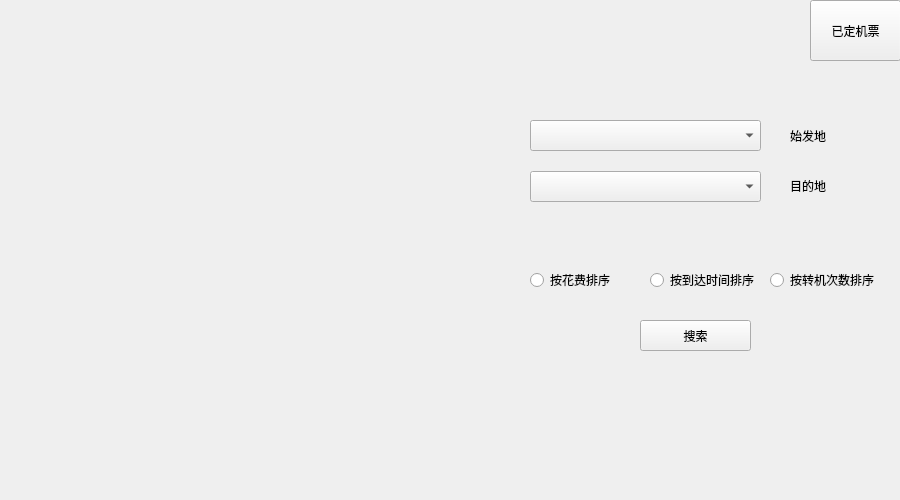
<?xml version="1.0" encoding="UTF-8"?>
<ui version="4.0">
 <class>MWindowClass</class>
 <widget class="QWidget" name="MWindowClass">
  <property name="geometry">
   <rect>
    <x>0</x>
    <y>0</y>
    <width>900</width>
    <height>500</height>
   </rect>
  </property>
  <property name="windowTitle">
   <string>MWindow</string>
  </property>
  <property name="styleSheet">
   <string notr="true">MWindowCLass{background-image:url(:/image/bk3.jpg);}</string>
  </property>
  <widget class="QRadioButton" name="Rdb_prices">
   <property name="geometry">
    <rect>
     <x>530</x>
     <y>270</y>
     <width>95</width>
     <height>20</height>
    </rect>
   </property>
   <property name="text">
    <string>按花费排序</string>
   </property>
  </widget>
  <widget class="QRadioButton" name="Rdb_Time">
   <property name="geometry">
    <rect>
     <x>650</x>
     <y>270</y>
     <width>111</width>
     <height>20</height>
    </rect>
   </property>
   <property name="text">
    <string>按到达时间排序</string>
   </property>
  </widget>
  <widget class="QRadioButton" name="Rdb_Change">
   <property name="geometry">
    <rect>
     <x>770</x>
     <y>270</y>
     <width>111</width>
     <height>20</height>
    </rect>
   </property>
   <property name="text">
    <string>按转机次数排序</string>
   </property>
  </widget>
  <widget class="QComboBox" name="Cbb_Start">
   <property name="geometry">
    <rect>
     <x>530</x>
     <y>120</y>
     <width>231</width>
     <height>31</height>
    </rect>
   </property>
  </widget>
  <widget class="QComboBox" name="Cbb_End">
   <property name="geometry">
    <rect>
     <x>530</x>
     <y>171</y>
     <width>231</width>
     <height>31</height>
    </rect>
   </property>
  </widget>
  <widget class="QLabel" name="label">
   <property name="geometry">
    <rect>
     <x>790</x>
     <y>120</y>
     <width>71</width>
     <height>31</height>
    </rect>
   </property>
   <property name="text">
    <string>始发地</string>
   </property>
  </widget>
  <widget class="QLabel" name="label_3">
   <property name="geometry">
    <rect>
     <x>790</x>
     <y>170</y>
     <width>71</width>
     <height>31</height>
    </rect>
   </property>
   <property name="text">
    <string>目的地</string>
   </property>
  </widget>
  <widget class="QPushButton" name="PsBt_Booked">
   <property name="geometry">
    <rect>
     <x>810</x>
     <y>0</y>
     <width>91</width>
     <height>61</height>
    </rect>
   </property>
   <property name="text">
    <string>已定机票</string>
   </property>
  </widget>
  <widget class="QPushButton" name="PsBt_Search">
   <property name="geometry">
    <rect>
     <x>640</x>
     <y>320</y>
     <width>111</width>
     <height>31</height>
    </rect>
   </property>
   <property name="text">
    <string>搜索</string>
   </property>
  </widget>
 </widget>
 <layoutdefault spacing="6" margin="11"/>
 <resources/>
 <connections/>
</ui>
